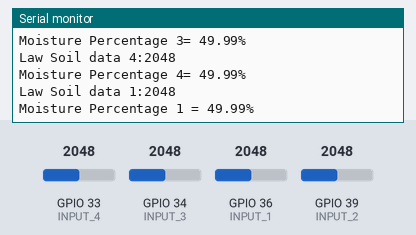
Simulated run of this sketch. Board: ESP32. Parts: the last lines printed to the serial monitor. The test bench sets the inputs (shaded band); at power-on: GPIO 33 (INPUT_4) = 2048, GPIO 34 (INPUT_3) = 2048, GPIO 36 (INPUT_1) = 2048, GPIO 39 (INPUT_2) = 2048.

Above: at 4.8 s.
4.9 s: GPIO 33 (INPUT_4) set to 2866
At 5.6 s:
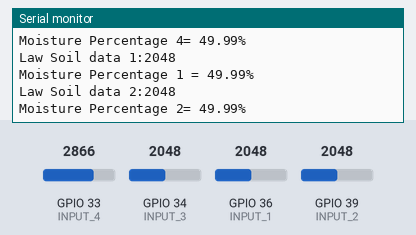
9.9 s: GPIO 34 (INPUT_3) set to 2866
At 10.7 s:
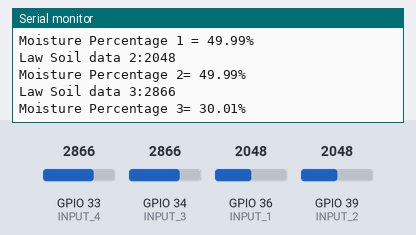
14.9 s: GPIO 36 (INPUT_1) set to 2866
At 15.7 s:
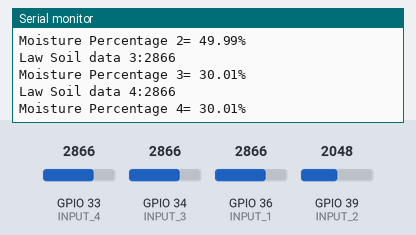
19.9 s: GPIO 39 (INPUT_2) set to 2866
At 20.8 s:
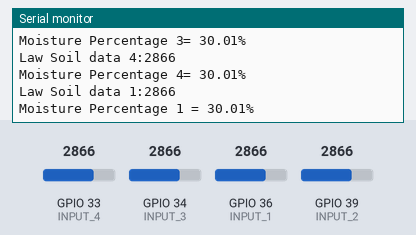
24.9 s: GPIO 33 (INPUT_4) set to 3972
At 25.8 s:
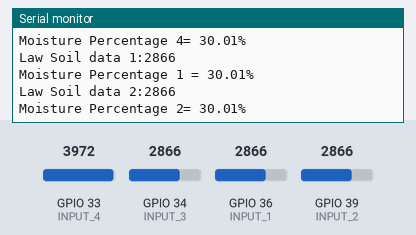
29.9 s: GPIO 34 (INPUT_3) set to 3972
At 30.8 s:
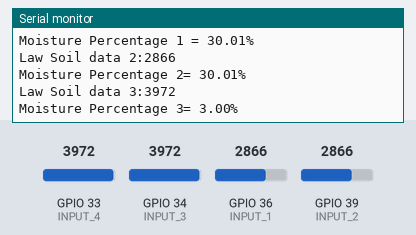
Timing chart, 0 to 32.9 s (numbered marks = the images above; inputs shaded):
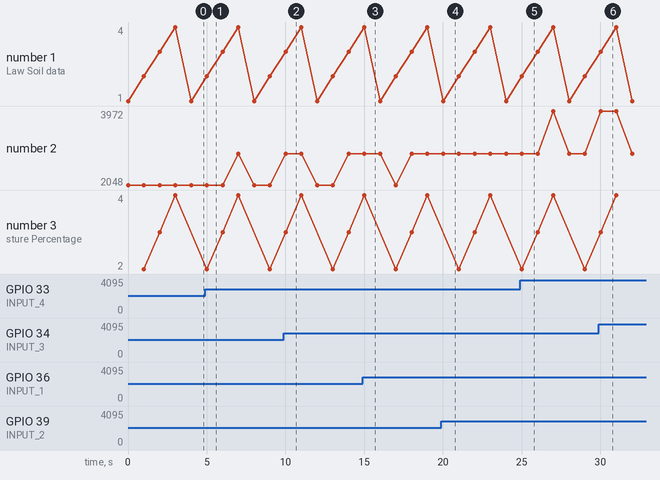

Measured:
- after the input at 9.9 s, the serial monitor: prints a new line after 0.10 s (image 2)
- after the input at 29.9 s, the serial monitor: prints a new line after 0.11 s (image 6)

The sketch:

Ex3-SoilMoisture.ino
```cpp
#define INPUT_1 36
#define INPUT_2 39
#define INPUT_3 34
#define INPUT_4 33

void setup() {
  // put your setup code here, to run once:
  Serial.begin(115200);
}
void loop() {
  float moisture_percentage1;
  int sensor_analog1;
  sensor_analog1 = analogRead(INPUT_1);
  Serial.print("Law Soil data 1:");
  Serial.println(sensor_analog1);
  moisture_percentage1 = ( 100 - ( (sensor_analog1/4095.00) * 100 ) );

  Serial.print("Moisture Percentage 1 = ");
  Serial.print(moisture_percentage1);
  Serial.print("%\n\n");
  delay(1000);


  float moisture_percentage2;
  int sensor_analog2;
  sensor_analog2 = analogRead(INPUT_2);
  Serial.print("Law Soil data 2:");
  Serial.println(sensor_analog2);
  moisture_percentage2 = ( 100 - ( (sensor_analog2/4095.00) * 100 ) );

  Serial.print("Moisture Percentage 2= ");
  Serial.print(moisture_percentage2);
  Serial.print("%\n\n");
  delay(1000);

  float moisture_percentage3;
  int sensor_analog3;
  sensor_analog3 = analogRead(INPUT_3);
  Serial.print("Law Soil data 3:");
  Serial.println(sensor_analog3);
  moisture_percentage3 = ( 100 - ( (sensor_analog3/4095.00) * 100 ) );

  Serial.print("Moisture Percentage 3= ");
  Serial.print(moisture_percentage3);
  Serial.print("%\n\n");
  delay(1000);

  float moisture_percentage4;
  int sensor_analog4;
  sensor_analog4 = analogRead(INPUT_4);
  Serial.print("Law Soil data 4:");
  Serial.println(sensor_analog4);
  moisture_percentage4 = ( 100 - ( (sensor_analog4/4095.00) * 100 ) );

  Serial.print("Moisture Percentage 4= ");
  Serial.print(moisture_percentage4);
  Serial.print("%\n\n");
  delay(1000);
}
```
